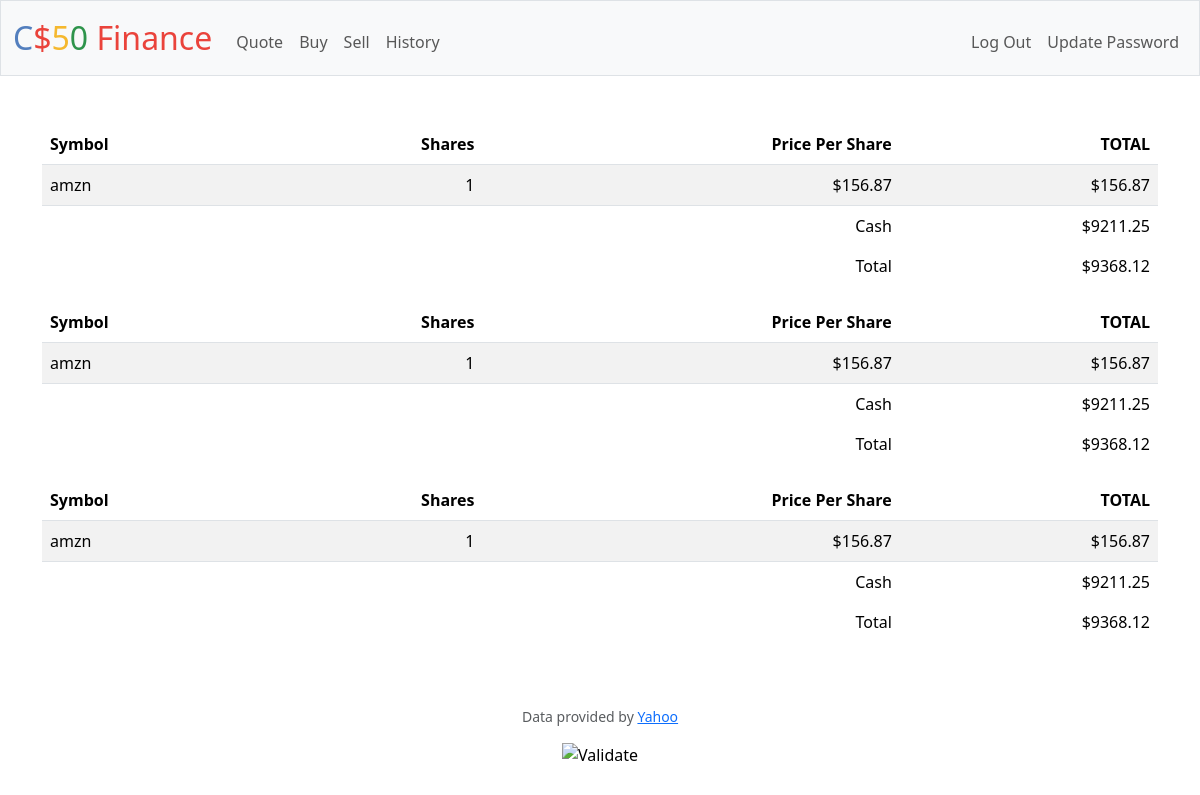
/ (signed in), run on the app's committed database.
### tables this page shows
CREATE TABLE 'portfolio' ('id' INTEGER NOT NULL, username TEXT NOT NULL, symbol TEXT NOT NULL,'amount' INTEGER NOT NULL,'UserId' INTEGER NOT NULL, 'price_per_share' INTEGER NOT NULL DEFAULT 0, PRIMARY KEY (id), FOREIGN KEY(UserId) REFERENCES users(id));

CREATE TABLE users (id INTEGER PRIMARY KEY AUTOINCREMENT NOT NULL, username TEXT NOT NULL, hash TEXT NOT NULL, cash NUMERIC NOT NULL DEFAULT 10000.00);

### app.py (the view)
@app.route("/")
@login_required
def index():
    try:
            cash = db.execute("SELECT cash FROM users WHERE id = ?", session["user_id"])
            portfolio = db.execute("SELECT * FROM portfolio WHERE UserId = ?", session["user_id"])
    except:
        return apology("Account does not exist.", 400)
    return render_template("portfolio.html", results=portfolio, balance=cash)

### app.py (called while the page is built)
@app.after_request
def after_request(response):
    response.headers["Cache-Control"] = "no-cache, no-store, must-revalidate"
    response.headers["Expires"] = 0
    response.headers["Pragma"] = "no-cache"
    return response

### helpers.py (called while the page is built)
def login_required(f):
    @wraps(f)
    def decorated_function(*args, **kwargs):
        if session.get("user_id") is None:
            return redirect("/login")
        return f(*args, **kwargs)
    return decorated_function

### templates/portfolio.html (shortened to what this page needs)
{% extends "layout.html" %}
{% block main %}
    {% for result in results %}
        <table class="table table-striped">
          <thead>
            <tr>
              <th class="text-start">Symbol</th>
              <th class="text-end">Shares</th>
              <th class="text-end">Price Per Share</th>
              <th class="text-end">TOTAL</th>
            </tr>
          </thead>
          <tbody>
            <tr>
              <td class="text-start">{{ result.symbol }}</td>
              <td class="text-end">{{ result.amount }}</td>
              <td class="text-end">{{ "$%.2f"|format(result.price_per_share) }}</td>
              <td class="text-end">{{ "$%.2f"|format(result.price_per_share * result.amount) }}</td>
            </tr>
          </tbody>
          <tfoot>
            <tr align="right">
              <td class="border-0"></td>
              <td class="border-0"></td>
              <td class="text-end border-0">Cash</td>
              <td class="text-end border-0">{{ "$%.2f"|format(balance[0].cash) }}</td>
            </tr>
            <tr align="right">
              <td class="border-0"></td>
              <td class="border-0"></td>
              <td class="text-end border-0">
                Total
              </td>
              <td class="text-end border-0">
                {% if results %}
                  {{ "$%.2f"|format((results[0].price_per_share * results[0].amount) + balance[0].cash) }}
                {% endif %}
              </td>
            </tr>
          </tfoot>
        </table>
    {% endfor %}
{% endblock %}

### data on the page
portfolio: symbol "amzn", amount "1", price_per_share "$156.87", result.price_per_share*result.amount "$156.87", price_per_share+amount "$9368.12"
users: cash "$9211.25"
portfolio: symbol "amzn", amount "1", price_per_share "$156.87", result.price_per_share*result.amount "$156.87"
portfolio: symbol "amzn", amount "1", price_per_share "$156.87", result.price_per_share*result.amount "$156.87"
